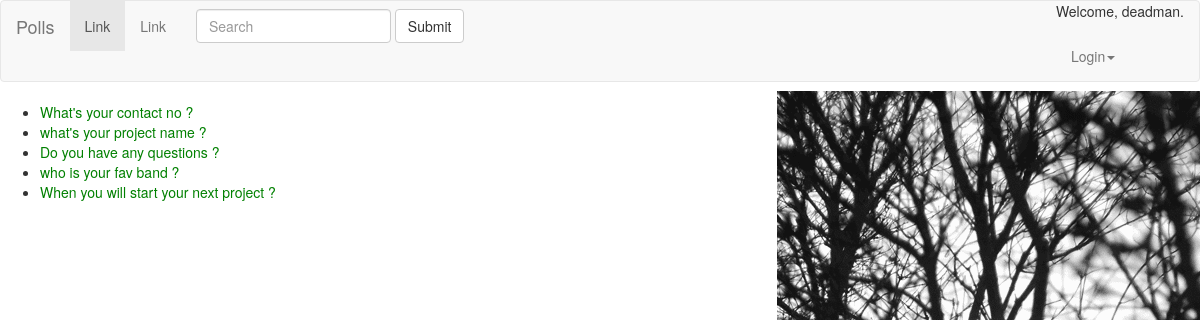
The page /polls/ (signed in) on the database its author committed.
### polls/models.py (models this page shows, shortened)
class Question(models.Model):
     question_text = models.CharField(max_length=200)
     pub_date = models.DateTimeField('date published')
     def was_published_recently(self):
         now = timezone.now()
         return now - datetime.timedelta(days=1) <= self.pub_date <= now
     was_published_recently.admin_order_field = 'pub_date'
     was_published_recently.boolean = True
     was_published_recently.short_description = 'Published recently ?'

### polls/views.py (the view)
class IndexView(generic.ListView):
    template_name = 'polls/index.html'
    context_object_name = 'latest_question_list'
    def get_queryset(self):
        return Question.objects.filter(
            pub_date__lte=timezone.now()
        ).order_by('-pub_date')[:5]

### polls/templates/polls/index.html (shortened to what this page needs)
{% extends './base.html' %}
{% block content %}
<div>
{% if latest_question_list %}
    <ul>
	{% for question in latest_question_list %}
	    <li><a href="{% url 'polls:detail' question.id %}">{{ question.question_text }}</a></li>
   {% endfor %}
   </ul>
{% else %}
   <p>No polls are available. </p>
{% endif %}
</div>
{% endblock %}

### polls/templates/polls/base.html (shortened to what this page needs)
<CTYPE html>
<html lang="en">
  <head>
    <link href="/static/polls/style.css" type="text/css" rel="stylesheet">
    <link href="/static/bootstrap/css/bootstrap.min.css" rel="stylesheet">
  </head>
  <body>
<nav class="navbar navbar-default">
  <div class="container-fluid">
    <div class="navbar-header">
      <a class="navbar-brand" href="#">Polls</a>
    </div>
    <div class="collapse navbar-collapse" id="bs-example-navbar-collapse-1">
      <ul class="nav navbar-nav">
        <li class="active"><a href="#">Link <span class="sr-only">(current)</span></a></li>
        <li><a href="#">Link</a></li>
      </ul>
      <form class="navbar-form navbar-left">
        <div class="form-group">
          <input type="text" class="form-control" placeholder="Search">
        </div>
        <button type="submit" class="btn btn-default">Submit</button>
      </form>
      <ul class="nav navbar-nav navbar-right">
        <p>Welcome, {{ user.username }}.</p>
        <li class="dropdown">
          <a href="#" class="dropdown-toggle" data-toggle="dropdown" role="button" aria-haspopup="true" aria-expanded="false">Login<span class="caret"></span></a>
        </li>
      </ul>
    </div>
  </div>
</nav>
{% block content %}
{% endblock %}
</body>
</html>

### polls/static/polls/style.css (style rules this page uses)
li a { color: green; }
body { background: white url("images/i1.gif") no-repeat right; }

### rows shown on the page
Question: question_text "What's your contact no ?"
Question: question_text "what's your project name ?"
Question: question_text "Do you have any questions ?"
Question: question_text "who is your fav band ?"
Question: question_text "When you will start your next project ?"

### other values the page prints
{{ user.username }} "deadman"
